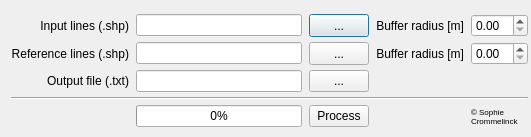
<?xml version="1.0" encoding="UTF-8"?>
<ui version="4.0">
 <class>LineComparisonDialogBase</class>
 <widget class="QDialog" name="LineComparisonDialogBase">
  <property name="geometry">
   <rect>
    <x>0</x>
    <y>0</y>
    <width>531</width>
    <height>137</height>
   </rect>
  </property>
  <property name="windowTitle">
   <string>LineComparison</string>
  </property>
  <widget class="QWidget" name="layoutWidget">
   <property name="geometry">
    <rect>
     <x>10</x>
     <y>10</y>
     <width>519</width>
     <height>121</height>
    </rect>
   </property>
   <layout class="QGridLayout" name="gridLayout_StepI" rowstretch="0,0,0,0,0" columnstretch="0,0,0,0,0">
    <property name="sizeConstraint">
     <enum>QLayout::SetMinimumSize</enum>
    </property>
    <property name="leftMargin">
     <number>1</number>
    </property>
    <property name="rightMargin">
     <number>1</number>
    </property>
    <property name="bottomMargin">
     <number>0</number>
    </property>
    <property name="horizontalSpacing">
     <number>7</number>
    </property>
    <property name="verticalSpacing">
     <number>1</number>
    </property>
    <item row="4" column="3" alignment="Qt::AlignRight">
     <widget class="QLabel" name="label0">
      <property name="enabled">
       <bool>true</bool>
      </property>
      <property name="maximumSize">
       <size>
        <width>90</width>
        <height>25</height>
       </size>
      </property>
      <property name="autoFillBackground">
       <bool>true</bool>
      </property>
      <property name="locale">
       <locale language="English" country="UnitedStates"/>
      </property>
      <property name="frameShape">
       <enum>QFrame::NoFrame</enum>
      </property>
      <property name="text">
       <string notr="true"/>
      </property>
      <property name="textFormat">
       <enum>Qt::AutoText</enum>
      </property>
      <property name="pixmap">
       <pixmap resource="resources.qrc">:/plugins/LineComparison/icon_its4land.png</pixmap>
      </property>
      <property name="scaledContents">
       <bool>true</bool>
      </property>
      <property name="alignment">
       <set>Qt::AlignRight|Qt::AlignTrailing|Qt::AlignVCenter</set>
      </property>
      <property name="openExternalLinks">
       <bool>false</bool>
      </property>
     </widget>
    </item>
    <item row="2" column="2" alignment="Qt::AlignLeft">
     <widget class="QPushButton" name="textOutputButton">
      <property name="sizePolicy">
       <sizepolicy hsizetype="Minimum" vsizetype="Minimum">
        <horstretch>0</horstretch>
        <verstretch>0</verstretch>
       </sizepolicy>
      </property>
      <property name="minimumSize">
       <size>
        <width>0</width>
        <height>0</height>
       </size>
      </property>
      <property name="maximumSize">
       <size>
        <width>60</width>
        <height>27</height>
       </size>
      </property>
      <property name="locale">
       <locale language="English" country="UnitedStates"/>
      </property>
      <property name="text">
       <string>...</string>
      </property>
      <property name="iconSize">
       <size>
        <width>10</width>
        <height>20</height>
       </size>
      </property>
      <property name="autoDefault">
       <bool>false</bool>
      </property>
     </widget>
    </item>
    <item row="0" column="2" alignment="Qt::AlignLeft">
     <widget class="QPushButton" name="vectorInputButton">
      <property name="sizePolicy">
       <sizepolicy hsizetype="Minimum" vsizetype="Minimum">
        <horstretch>10</horstretch>
        <verstretch>0</verstretch>
       </sizepolicy>
      </property>
      <property name="minimumSize">
       <size>
        <width>10</width>
        <height>20</height>
       </size>
      </property>
      <property name="maximumSize">
       <size>
        <width>60</width>
        <height>27</height>
       </size>
      </property>
      <property name="baseSize">
       <size>
        <width>20</width>
        <height>20</height>
       </size>
      </property>
      <property name="font">
       <font>
        <underline>false</underline>
       </font>
      </property>
      <property name="cursor">
       <cursorShape>ArrowCursor</cursorShape>
      </property>
      <property name="locale">
       <locale language="English" country="UnitedStates"/>
      </property>
      <property name="text">
       <string>...</string>
      </property>
      <property name="iconSize">
       <size>
        <width>200</width>
        <height>20</height>
       </size>
      </property>
     </widget>
    </item>
    <item row="1" column="2" alignment="Qt::AlignLeft">
     <widget class="QPushButton" name="vectorRefButton">
      <property name="sizePolicy">
       <sizepolicy hsizetype="Minimum" vsizetype="Minimum">
        <horstretch>0</horstretch>
        <verstretch>0</verstretch>
       </sizepolicy>
      </property>
      <property name="minimumSize">
       <size>
        <width>0</width>
        <height>0</height>
       </size>
      </property>
      <property name="maximumSize">
       <size>
        <width>60</width>
        <height>27</height>
       </size>
      </property>
      <property name="locale">
       <locale language="English" country="UnitedStates"/>
      </property>
      <property name="text">
       <string>...</string>
      </property>
      <property name="iconSize">
       <size>
        <width>10</width>
        <height>20</height>
       </size>
      </property>
     </widget>
    </item>
    <item row="1" column="1">
     <widget class="QLineEdit" name="lineEdit2">
      <property name="locale">
       <locale language="English" country="UnitedStates"/>
      </property>
      <property name="text">
       <string/>
      </property>
     </widget>
    </item>
    <item row="0" column="1">
     <widget class="QLineEdit" name="lineEdit1">
      <property name="locale">
       <locale language="English" country="UnitedStates"/>
      </property>
      <property name="text">
       <string/>
      </property>
     </widget>
    </item>
    <item row="2" column="0" alignment="Qt::AlignRight">
     <widget class="QLabel" name="labelText3">
      <property name="locale">
       <locale language="English" country="UnitedStates"/>
      </property>
      <property name="text">
       <string>Output file (.txt)</string>
      </property>
      <property name="scaledContents">
       <bool>true</bool>
      </property>
      <property name="alignment">
       <set>Qt::AlignRight|Qt::AlignTrailing|Qt::AlignVCenter</set>
      </property>
      <property name="buddy">
       <cstring>lineEdit3</cstring>
      </property>
     </widget>
    </item>
    <item row="1" column="0" alignment="Qt::AlignRight">
     <widget class="QLabel" name="labelText2">
      <property name="locale">
       <locale language="English" country="UnitedStates"/>
      </property>
      <property name="text">
       <string>Reference lines (.shp)</string>
      </property>
      <property name="alignment">
       <set>Qt::AlignRight|Qt::AlignTrailing|Qt::AlignVCenter</set>
      </property>
      <property name="buddy">
       <cstring>lineEdit2</cstring>
      </property>
     </widget>
    </item>
    <item row="3" column="0" colspan="5">
     <widget class="Line" name="lineHorizontal1">
      <property name="orientation">
       <enum>Qt::Horizontal</enum>
      </property>
     </widget>
    </item>
    <item row="4" column="2">
     <widget class="QPushButton" name="createConfusionMatrixButton">
      <property name="enabled">
       <bool>true</bool>
      </property>
      <property name="sizePolicy">
       <sizepolicy hsizetype="Minimum" vsizetype="Minimum">
        <horstretch>20</horstretch>
        <verstretch>20</verstretch>
       </sizepolicy>
      </property>
      <property name="minimumSize">
       <size>
        <width>0</width>
        <height>0</height>
       </size>
      </property>
      <property name="maximumSize">
       <size>
        <width>60</width>
        <height>27</height>
       </size>
      </property>
      <property name="layoutDirection">
       <enum>Qt::RightToLeft</enum>
      </property>
      <property name="locale">
       <locale language="English" country="UnitedStates"/>
      </property>
      <property name="text">
       <string>Process</string>
      </property>
     </widget>
    </item>
    <item row="1" column="4">
     <widget class="QDoubleSpinBox" name="doubleSpinBox2"/>
    </item>
    <item row="0" column="0" alignment="Qt::AlignRight">
     <widget class="QLabel" name="labelText1">
      <property name="locale">
       <locale language="English" country="UnitedStates"/>
      </property>
      <property name="text">
       <string>Input lines (.shp)</string>
      </property>
      <property name="alignment">
       <set>Qt::AlignRight|Qt::AlignTrailing|Qt::AlignVCenter</set>
      </property>
      <property name="buddy">
       <cstring>lineEdit1</cstring>
      </property>
     </widget>
    </item>
    <item row="0" column="3">
     <widget class="QLabel" name="labelText3_2">
      <property name="locale">
       <locale language="English" country="UnitedStates"/>
      </property>
      <property name="text">
       <string>Buffer radius [m]</string>
      </property>
      <property name="alignment">
       <set>Qt::AlignRight|Qt::AlignTrailing|Qt::AlignVCenter</set>
      </property>
      <property name="buddy">
       <cstring>lineEdit1</cstring>
      </property>
     </widget>
    </item>
    <item row="2" column="1">
     <widget class="QLineEdit" name="lineEdit3">
      <property name="locale">
       <locale language="English" country="UnitedStates"/>
      </property>
      <property name="text">
       <string/>
      </property>
     </widget>
    </item>
    <item row="0" column="4">
     <widget class="QDoubleSpinBox" name="doubleSpinBox1"/>
    </item>
    <item row="4" column="1">
     <widget class="QProgressBar" name="progressBar">
      <property name="value">
       <number>0</number>
      </property>
      <property name="textVisible">
       <bool>true</bool>
      </property>
     </widget>
    </item>
    <item row="1" column="3">
     <widget class="QLabel" name="labelText2_2">
      <property name="locale">
       <locale language="English" country="UnitedStates"/>
      </property>
      <property name="text">
       <string>Buffer radius [m]</string>
      </property>
      <property name="alignment">
       <set>Qt::AlignRight|Qt::AlignTrailing|Qt::AlignVCenter</set>
      </property>
      <property name="buddy">
       <cstring>lineEdit2</cstring>
      </property>
     </widget>
    </item>
    <item row="4" column="4">
     <widget class="QLabel" name="labelText2_3">
      <property name="font">
       <font>
        <pointsize>6</pointsize>
       </font>
      </property>
      <property name="locale">
       <locale language="English" country="UnitedStates"/>
      </property>
      <property name="text">
       <string>© Sophie 
Crommelinck</string>
      </property>
      <property name="alignment">
       <set>Qt::AlignLeading|Qt::AlignLeft|Qt::AlignVCenter</set>
      </property>
      <property name="buddy">
       <cstring>lineEdit2</cstring>
      </property>
     </widget>
    </item>
   </layout>
  </widget>
 </widget>
 <connections/>
</ui>
